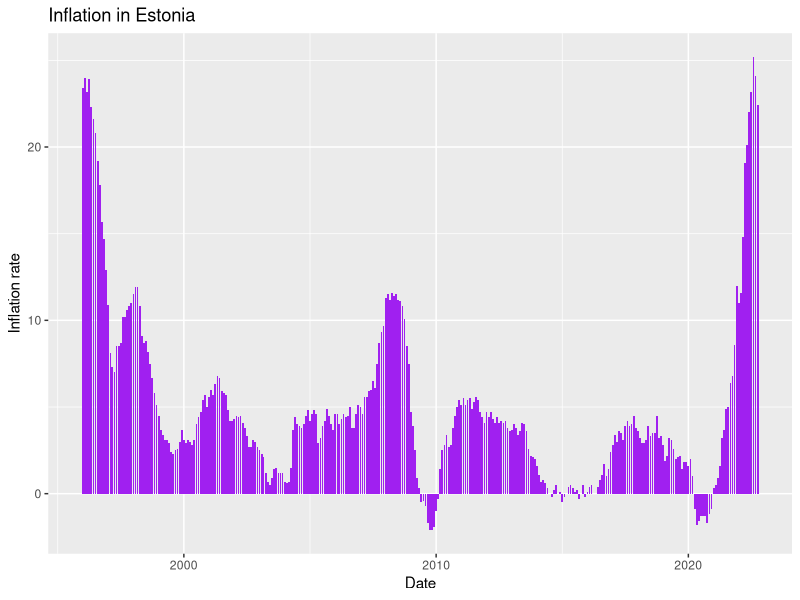

R code for this plot:
## ---- chunk 1
knitr::opts_chunk$set(echo = TRUE)
## ---- chunk 2
library(ggplot2)
library(glue)
library(dplyr)
## ---- chunk 3
inflation_data <- read.csv("data/EU_Inflation_HICP_data_mod.csv", header = TRUE, sep = ",")
deposits_data <- read.csv("data/EU_deposits_1yr_data_mod.csv", header = TRUE, sep = ",")
## ---- chunk 4
inflation_data$Period <- as.Date(inflation_data$Period, format = "%d/%m/%Y")
deposits_data$Period <- as.Date(deposits_data$Period, format = "%d/%m/%Y")
## ---- chunk 5
deposits_data[, 2:34] <- sapply(deposits_data[, 2:34], as.numeric)
str(deposits_data)
## ---- chunk 6
eurozone_countries <- select(deposits_data, matches("Euro|Period"))
other_countries <- select(deposits_data, !contains("Euro"))
head(eurozone_countries)
head(other_countries)
## ---- chunk 7
country <- "Estonia"

ggplot(data = inflation_data, aes(x = Period, y = inflation_data[ , country])) +
  geom_bar(stat = "identity", fill = "purple") +
  labs(title = glue("Inflation in {country}"),
       x = "Date", y = "Inflation rate")
